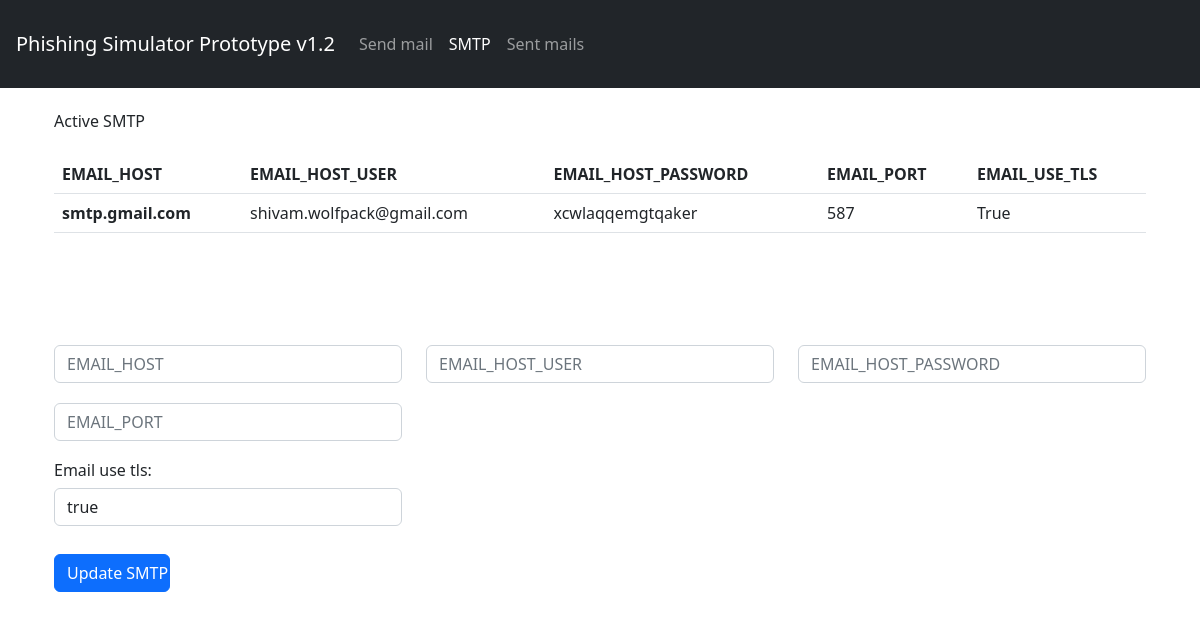
The app's page /add-smtp/, older data.
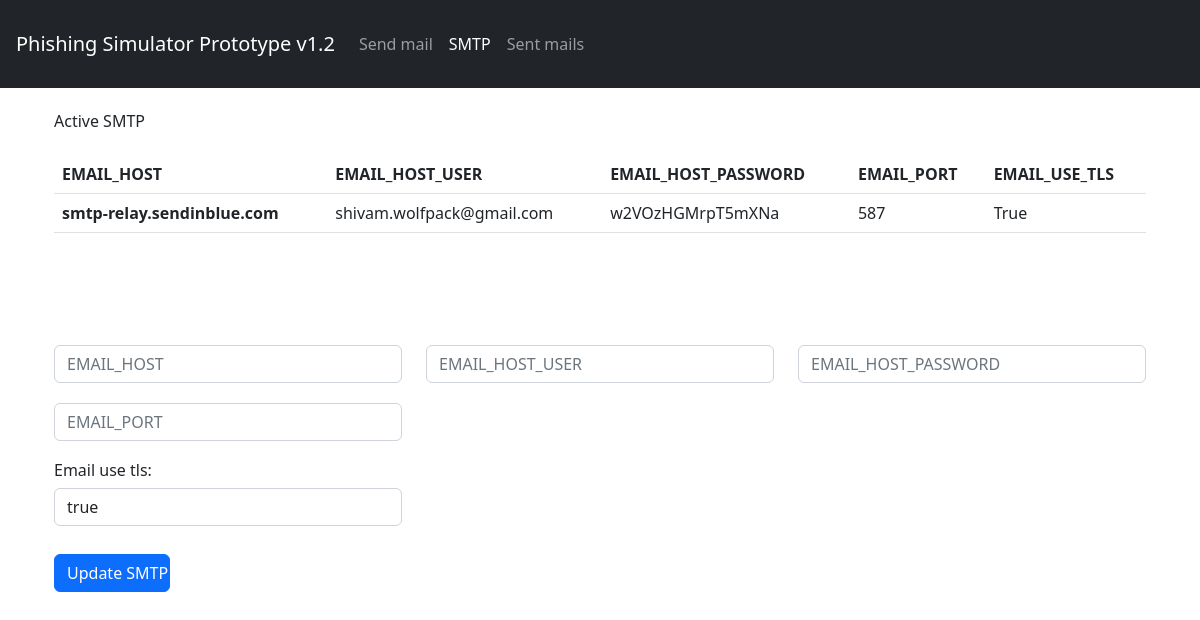
The same page, newer data.
### mailer/models.py (models this page shows, shortened)
class Backend(models.Model):
    email_host              = models.CharField(max_length=255, blank=True, null=True)
    email_host_user         = models.CharField(max_length=255, blank=True, null=True)
    email_host_password     = models.CharField(max_length=255, blank=True, null=True)
    email_port              = models.CharField(max_length=255, blank=True, null=True)
    email_use_tls           = models.BooleanField(default=False)

### mailer/views.py (the view)
# urls.py: path('add-smtp/', SenderAddView, name="add-sender-view"),
def SenderAddView(request):
    if request.method == "POST":
        form = AddSMTP(request.POST)
        if form.is_valid():
            try:
                email_host          = form.cleaned_data['email_host']
                email_host_user        = form.cleaned_data['email_host_user']
                email_host_password = form.cleaned_data['email_host_password']
                email_port          = form.cleaned_data['email_port']
                email_use_tls       = form.cleaned_data['email_use_tls']
                EMAIL_HOST = email_host.strip()
                EMAIL_HOST_USER = email_host_user.strip()
                EMAIL_HOST_PASSWORD = email_host_password.strip()
                EMAIL_PORT = int(email_port)
                bl = True
                if email_use_tls == 'true':
                    bl = True
                if email_use_tls == 'false':
                    bl = False
                Backend.objects.all().delete()
                Backend.objects.create(email_host=EMAIL_HOST, email_host_user=EMAIL_HOST_USER,
                                        email_host_password=EMAIL_HOST_PASSWORD, email_port=EMAIL_PORT,
                                        email_use_tls=bl)
                return render(request, 'response.html', {"response": "SMTP added successfuly"})
            except Exception as e:
                return render(request, 'response.html', {"response": e})
        else:
            return render(request, 'response.html', {"response": "Incorrect input format"})
    else:
        backend = Backend.objects.all()
        data = {}
        if len(backend) > 0:
            backend = backend[0]
            data = {'EMAIL_HOST': backend.email_host, 'EMAIL_HOST_USER': backend.email_host_user,
                    'EMAIL_HOST_PASSWORD': backend.email_host_password, 'EMAIL_PORT': backend.email_port,
                    'EMAIL_USE_TLS': backend.email_use_tls}
        else:
            data = {'EMAIL_HOST': None, 'EMAIL_HOST_USER': None,
                    'EMAIL_HOST_PASSWORD': None, 'EMAIL_PORT': None,
                    'EMAIL_USE_TLS': None}
        form = AddSMTP()
        return render(request, 'add-sender.html', {'form':form, 'data':data})

### mailer/forms.py
class AddSMTP(forms.Form):
    CHOICES = (
        ('true', 'true'),
        ('false', 'false')
    )
    email_host            = forms.CharField(required=True, widget=forms.TextInput(attrs={"placeholder":"EMAIL_HOST","class":"form-control",'style':'display:block; margin-bottom:20px'}))
    email_host_user       = forms.CharField(required=True, widget=forms.TextInput(attrs={"placeholder":"EMAIL_HOST_USER","class":"form-control",'style':'display:block; margin-bottom:4px'}))
    email_host_password   = forms.CharField(required=True, widget=forms.TextInput(attrs={"placeholder":"EMAIL_HOST_PASSWORD","class":"form-control",'style':'display:block; margin-bottom:4px'}))
    email_port            = forms.CharField(required=True, widget=forms.TextInput(attrs={"placeholder":"EMAIL_PORT","class":"form-control",'style':'display:block; margin-bottom:4px'}))
    email_use_tls         = forms.ChoiceField(required=True, choices=CHOICES, widget=forms.Select(attrs={"placeholder":"EMAIL_USE_TLS True/False","class":"form-control",'style':'display:block; margin-bottom:4px'}))

### templates/add-sender.html (shortened to what this page needs)
{% load static %}
{% include 'nav.html' %}
<div class="container p-4">
    <h6 class="mb-4">Active SMTP</h6>
    <section>
        <table class="table">
            <thead>
              <tr>
                <th scope="col">EMAIL_HOST</th>
                <th scope="col">EMAIL_HOST_USER</th>
                <th scope="col">EMAIL_HOST_PASSWORD</th>
                <th scope="col">EMAIL_PORT</th>
                <th scope="col">EMAIL_USE_TLS</th>
              </tr>
            </thead>
            <tbody>
              <tr>
                <th scope="row">{{ data.EMAIL_HOST }}</th>
                <td>{{ data.EMAIL_HOST_USER }}</td>
                <td>{{ data.EMAIL_HOST_PASSWORD }}</td>
                <td>{{ data.EMAIL_PORT }}</td>
                <td>{{ data.EMAIL_USE_TLS }}</td>
              </tr>
            </tbody>
        </table>
    </div>
<div class="container p-4">
<section>
<form method="POST" action="">
    <div class="row mb-3 mt-5">
        <div class="col-md-4 ">
            {{form.email_host}}
        </div>
        <div class="col-md-4 ">
                {{form.email_host_user}}
        </div>
        <div class="col-md-4 ">
                {{form.email_host_password}}
        </div>
        <div class="col-md-4 ">
            {{form.email_port}}
        </div>
    </div>
    <div class="row mb-2">
        <div class="col-md-4 ">
            <h6>
                {{form.email_use_tls.label}}:
            </h6>
            {{form.email_use_tls}}
    </div>
    </div>
    <div class="row  mt-4">
        <div class="col-md-4">
            <input class="btn btn-primary col-md-4" type="submit" name="submit" value="Update SMTP" >
        </div>
    </div>
</form>
</section>
</div>

Row changes from the older to the newer data that the page shows:
removed Backend: EMAIL_HOST "smtp.gmail.com", EMAIL_HOST_USER "shivam.wolfpack@gmail.com", EMAIL_HOST_PASSWORD "xcwlaqqemgtqaker", EMAIL_PORT "587"
added Backend: EMAIL_HOST "smtp-relay.sendinblue.com", EMAIL_HOST_USER "shivam.wolfpack@gmail.com", EMAIL_HOST_PASSWORD "w2VOzHGMrpT5mXNa", EMAIL_PORT "587"
